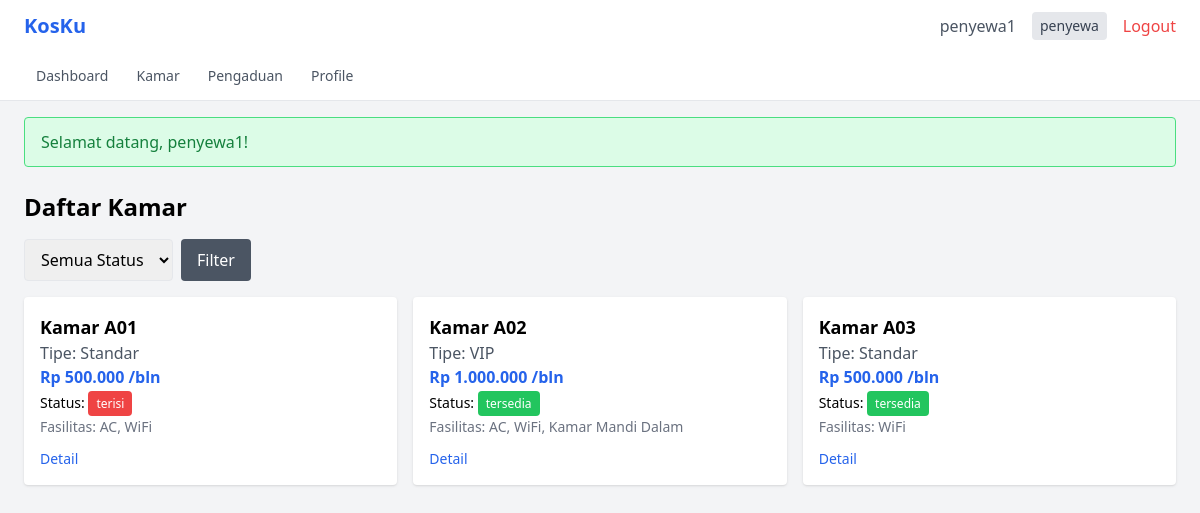
Page /kamar/index (signed in) on the committed database.
### tables this page shows
CREATE TABLE kamar (
    id INT AUTO_INCREMENT PRIMARY KEY,
    nomor_kamar VARCHAR(10) NOT NULL UNIQUE,
    tipe VARCHAR(50),
    harga DECIMAL(12,2) NOT NULL,
    kapasitas INT DEFAULT 1,
    fasilitas TEXT,
    status ENUM('tersedia', 'terisi', 'maintenance') NOT NULL DEFAULT 'tersedia',
    foto VARCHAR(255),
    created_at TIMESTAMP DEFAULT CURRENT_TIMESTAMP
);

### src/Controllers/KamarController.php (called while the page is built, shortened)
<?php
class KamarController
{
    private Kamar $kamar;
    public function __construct()
    {
        $this->kamar = new Kamar();
    }
    public function index(): void
    {
        $filter = '';
        $params = [];
        $data = $this->kamar->getAll($filter, $params);
        require_once __DIR__ . '/../../views/kamar/index.php';
    }
}

### public/index.php (called while the page is built, shortened)
<?php
$requestUri = $_SERVER['REQUEST_URI'] ?? '/';
$requestUri = parse_url($requestUri, PHP_URL_PATH);
$requestUri = ltrim($requestUri, '/');
$url = !empty($requestUri) ? $requestUri : ($_GET['url'] ?? '');
$url = rtrim($url, '/');
$url = filter_var($url, FILTER_SANITIZE_URL);
$url = explode('/', $url);
$controllerName = !empty($url[0]) ? ucfirst($url[0]) . 'Controller' : 'AuthController';
$defaultMethod = $controllerName === 'AuthController' ? 'login' : 'index';
$methodName = $url[1] ?? $defaultMethod;
$params = array_slice($url, 2);
$controller = new $controllerClass();
call_user_func_array([$controller, $methodName], $params);

### src/Models/Kamar.php (called while the page is built, shortened)
<?php
class Kamar
{
    private PDO $db;
    public function __construct()
    {
        $this->db = Database::getConnection();
    }
    public function getAll(string $filter = '', array $params = []): array
    {
        $sql = "SELECT * FROM kamar WHERE 1=1 $filter ORDER BY nomor_kamar";
        $stmt = $this->db->prepare($sql);
        $stmt->execute($params);
        return $stmt->fetchAll();
    }
}

### config/database.php (called while the page is built, shortened)
<?php
class Database
{
    private static ?PDO $instance = null;
    private static string $host = 'localhost';
    private static string $dbname = 'kos_management';
    private static string $user = 'root';
    private static string $pass = '';
    private static string $charset = 'utf8mb4';
    public static function getConnection(): PDO
    {
        if (self::$instance === null) {
            try {
                $dsn = "mysql:host=" . self::$host . ";dbname=" . self::$dbname . ";charset=" . self::$charset;
                self::$instance = new PDO($dsn, self::$user, self::$pass, [
                    PDO::ATTR_ERRMODE => PDO::ERRMODE_EXCEPTION,
                    PDO::ATTR_DEFAULT_FETCH_MODE => PDO::FETCH_ASSOC,
                    PDO::ATTR_EMULATE_PREPARES => false,
                ]);
            } catch (PDOException $e) {
                die("Database connection failed: " . $e->getMessage());
            }
        }
        return self::$instance;
    }
}

### src/Helpers/Security.php (called while the page is built, shortened)
<?php
class Security
{
    public static function escapeHtml(string $data): string
    {
        return htmlspecialchars($data, ENT_QUOTES | ENT_HTML5, 'UTF-8');
    }
}

### views/kamar/index.php (the view, shortened to what this page needs)
<?php
require_once __DIR__ . '/../../src/Helpers/Security.php';
?>
<?php require_once __DIR__ . '/../layouts/header.php'; ?>
<div class="max-w-7xl mx-auto">
    <div class="flex justify-between items-center mb-4">
        <h1 class="text-2xl font-bold">Daftar Kamar</h1>
    </div>
    <form method="GET" class="mb-4 flex gap-2">
        <select name="status" class="border rounded px-3 py-2">
            <option value="">Semua Status</option>
        </select>
        <button type="submit" class="bg-gray-600 text-white px-4 py-2 rounded">Filter</button>
    </form>
    <div class="grid grid-cols-1 md:grid-cols-2 lg:grid-cols-3 gap-4">
        <?php foreach ($data as $row): ?>
        <div class="bg-white rounded shadow p-4">
            <h2 class="text-lg font-semibold">Kamar <?= Security::escapeHtml($row['nomor_kamar']) ?></h2>
            <p class="text-gray-600">Tipe: <?= Security::escapeHtml($row['tipe']) ?></p>
            <p class="text-blue-600 font-bold">Rp <?= number_format($row['harga'], 0, ',', '.') ?> /bln</p>
            <p class="text-sm mt-1">
                Status:
                <span class="px-2 py-1 rounded text-white text-xs
                    <?= $row['status'] == 'tersedia' ? 'bg-green-500' : ($row['status'] == 'terisi' ? 'bg-red-500' : 'bg-yellow-500') ?>">
                    <?= Security::escapeHtml($row['status']) ?>
                </span>
            </p>
            <p class="text-gray-500 text-sm mt-1">Fasilitas: <?= Security::escapeHtml($row['fasilitas']) ?></p>
            <div class="mt-3 flex gap-2">
                <a href="/kamar/detail/<?= $row['id'] ?>" class="text-blue-600 text-sm">Detail</a>
            </div>
        </div>
        <?php endforeach; ?>
    </div>
</div>
<?php require_once __DIR__ . '/../layouts/footer.php'; ?>

### rows in the picture
kamar: nomor_kamar "A01", tipe "Standar", harga "500.000", status "terisi", fasilitas "AC, WiFi"
kamar: nomor_kamar "A02", tipe "VIP", harga "1.000.000", status "tersedia", fasilitas "AC, WiFi, Kamar Mandi Dalam"
kamar: nomor_kamar "A03", tipe "Standar", harga "500.000", status "tersedia", fasilitas "WiFi"
